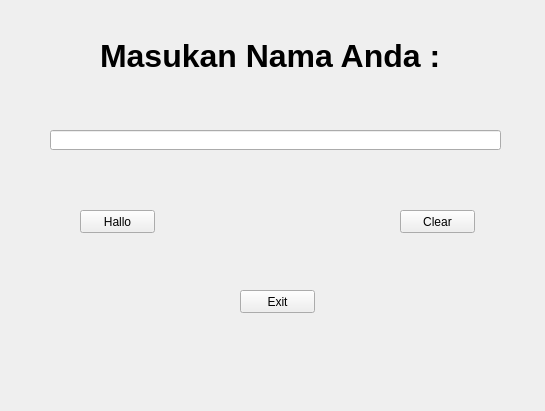
<?xml version="1.0" encoding="UTF-8"?>
<ui version="4.0">
 <class>Form</class>
 <widget class="QWidget" name="Form">
  <property name="geometry">
   <rect>
    <x>0</x>
    <y>0</y>
    <width>545</width>
    <height>411</height>
   </rect>
  </property>
  <property name="windowTitle">
   <string>Form</string>
  </property>
  <widget class="QLabel" name="label">
   <property name="geometry">
    <rect>
     <x>100</x>
     <y>40</y>
     <width>361</width>
     <height>31</height>
    </rect>
   </property>
   <property name="font">
    <font>
     <pointsize>24</pointsize>
     <weight>75</weight>
     <bold>true</bold>
    </font>
   </property>
   <property name="text">
    <string>Masukan Nama Anda :</string>
   </property>
  </widget>
  <widget class="QLineEdit" name="lineEdit">
   <property name="geometry">
    <rect>
     <x>50</x>
     <y>130</y>
     <width>451</width>
     <height>20</height>
    </rect>
   </property>
  </widget>
  <widget class="QPushButton" name="pushButton">
   <property name="geometry">
    <rect>
     <x>80</x>
     <y>210</y>
     <width>75</width>
     <height>23</height>
    </rect>
   </property>
   <property name="text">
    <string>Hallo</string>
   </property>
  </widget>
  <widget class="QPushButton" name="pushButton_2">
   <property name="geometry">
    <rect>
     <x>240</x>
     <y>290</y>
     <width>75</width>
     <height>23</height>
    </rect>
   </property>
   <property name="text">
    <string>Exit</string>
   </property>
  </widget>
  <widget class="QPushButton" name="pushButton_3">
   <property name="geometry">
    <rect>
     <x>400</x>
     <y>210</y>
     <width>75</width>
     <height>23</height>
    </rect>
   </property>
   <property name="text">
    <string>Clear</string>
   </property>
  </widget>
 </widget>
 <resources/>
 <connections/>
</ui>
